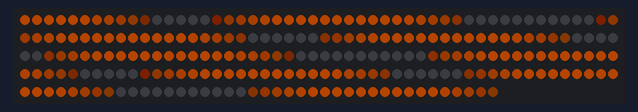
Bench run of a sketch on a simulated Arduino Uno, built with avr-gcc and run on an emulated ATmega328P. Parts: 240 RGB LEDs in strip order, left to right, continuing on the next row. Dim RGB values are drawn brighter than linear.

Above: at 3.18 s.
At 7.61 s:
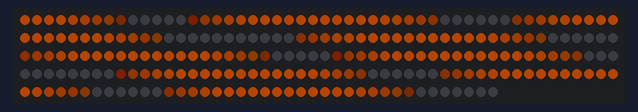
At 12.03 s:
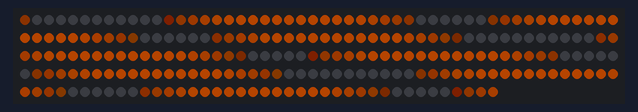
At 21.2 s:
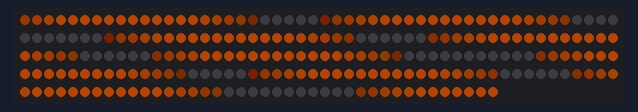
At 30.37 s:
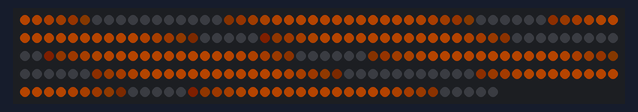
At 39.54 s:
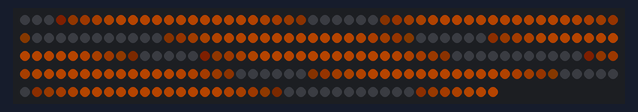

The sketch:

tigerPalletUno.ino
```cpp
#include <FastLED.h>

#define LED_PIN     3
#define NUM_LEDS    240
#define BRIGHTNESS  64
#define LED_TYPE    WS2812B
#define COLOR_ORDER GRB
CRGB leds[NUM_LEDS];

#define UPDATES_PER_SECOND 100
DEFINE_GRADIENT_PALETTE( tiger_gp ) {
    0, 255, 97,  0,
   12, 255, 97,  0,
   19,   0,  0,  0,
   31,   0,  0,  0,
   63, 255, 97,  0,
   89, 255, 97,  0,
  114,   0,  0,  0,
  140,   0,  0,  0,
  165, 255, 97,  0,
  191, 255, 97,  0,
  223,   0,  0,  0,
  235,   0,  0,  0,
  242, 255, 97,  0,
  255, 255, 97,  0};

CRGBPalette16 currentPalette = tiger_gp;
#define currentBlending LINEARBLEND

void setup() {
    delay(3000); // power-up safety delay
    FastLED.addLeds<LED_TYPE, LED_PIN, COLOR_ORDER>(leds, NUM_LEDS).setCorrection(TypicalLEDStrip);
    FastLED.setBrightness(BRIGHTNESS);
    FastLED.setMaxPowerInVoltsAndMilliamps(5, 1000);
}


void loop(){
    static uint8_t startIndex = 0;
    startIndex = startIndex + 1; /* motion speed */

    FillLEDsFromPaletteColors( startIndex);

    FastLED.show();
    FastLED.delay(1000 / UPDATES_PER_SECOND);
}

void FillLEDsFromPaletteColors( uint8_t colorIndex) {
    uint8_t brightness = 255;

    for( int i = 0; i < NUM_LEDS; i++) {
        leds[i] = ColorFromPalette( currentPalette, colorIndex, brightness, currentBlending);
        colorIndex += 3;
    }
}
```
